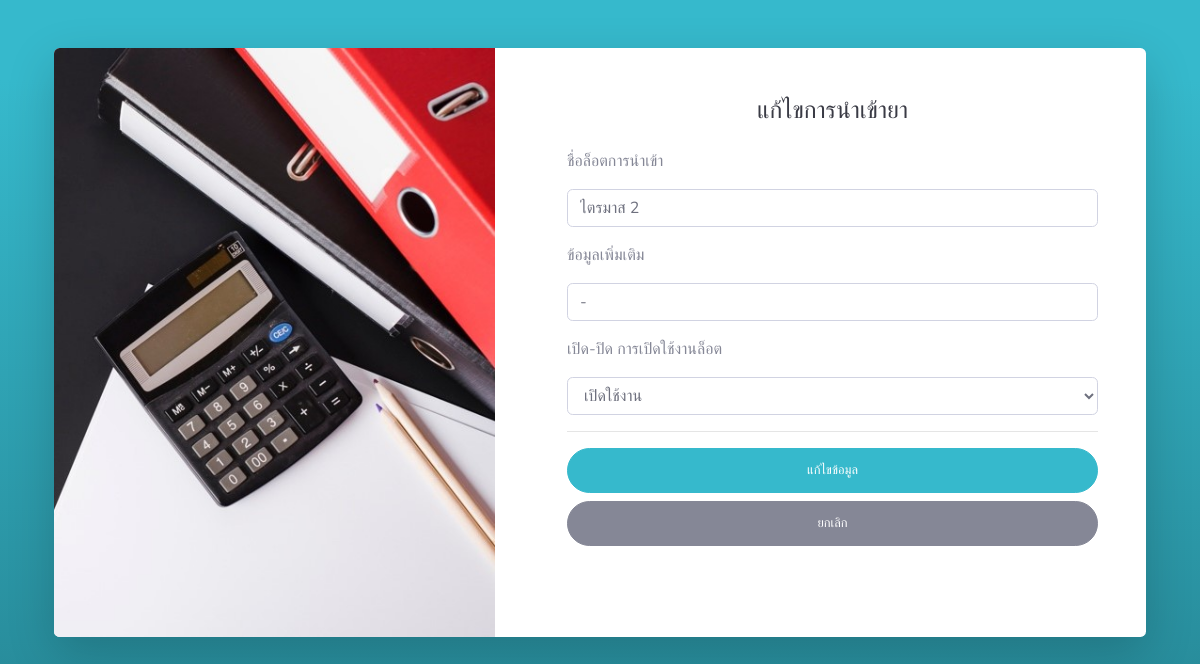
The app's page /update_brand.php?brandId=3 (signed in) with its own data.
### tables this page shows
CREATE TABLE `brands` (
  `brand_id` int(11) NOT NULL,
  `yearlot` year(4) NOT NULL,
  `brand_name` varchar(255) NOT NULL,
  `infolot` varchar(254) NOT NULL,
  `brand_active` int(11) NOT NULL DEFAULT 0,
  `brand_status` int(11) NOT NULL DEFAULT 0
);

### update_brand.php (the view, shortened to what this page needs)
<?php
   require_once 'db_connect.php';
?>
<!DOCTYPE html>
<html lang="en">
<head>
    <link href="vendor/fontawesome-free/css/all.min.css" rel="stylesheet" type="text/css">
    <link href="css/sb-admin-2.min.css" rel="stylesheet">
</head>
<body class="bg-gradient-info">
    <div class="container">
        <div class="card o-hidden border-0 shadow-lg my-5">
            <div class="card-body p-0">
                <div class="row">
                    <div class="col-lg-5 d-none d-lg-block"><img src="img\d+.jpg" alt="HTML tutorial" style="width:100%;height:100%;"></div>
                        <div class="col-lg-7">
                            <div class="p-5">
                                <div class="text-center">
                                    <h1 class="h4 text-gray-900 mb-4">แก้ไขการนำเข้ายา</h1>
                                </div>
                                    <?php
                                    $brandId = $_GET['brandId'];
                                    $sqlr = "SELECT * FROM brands
                                    WHERE brand_status = 1 AND brand_id = {$brandId} "  ;
                                    $result = $connect->query($sqlr);
                                    while( $row = $result->fetch_array()) {
                                ?>
                                <form method="POST" action="php_action\editBrand.php?brandId=<?php echo $brandId; ?>" class="user">
                                    <div class="form-group">
                                        <div><p>ชื่อล็อตการนำเข้า</p><input for="editBrandName" type="text" id="editBrandName" name="editBrandName" class="form-control "
                                                value="<?php echo $row['brand_name'] ?>" >
                                        </div>
                                    </div>
                                    <div class="form-group">
                                        <div><p>ข้อมูลเพิ่มเติม</p><input for="editInfolot" type="text" id="editInfolot" name="editInfolot" class="form-control "
                                                value="<?php echo $row['infolot'] ?>" >
                                        </div>
                                    </div>
                                    <div class="form-group">
                                        <?php $active = $row['brand_active']; if($active == 1){
                                                                            $activet ="เปิดใช้งาน";
                                                                        }elseif($active == 2){
                                                                            $activet ="ปิดใช้งาน";
                                                                        }?>
                                            <div><p>เปิด-ปิด การเปิดใช้งานล็อต</p><select class="form-control" id="editBrandActive" name="editBrandActive" >
                                                    <option value="<?php echo $active; ?>"><?php echo $activet; ?></option>
                                                </select>
                                    </div>
                                    </div>
                                    <hr>
                                    <button type="submit" name="submit" id="submit" class="btn btn-info btn-user btn-block">
                                     แก้ไขข้อมูล
                                    </button>
                                    <a href="lotdrug_manage.php" class="btn btn-secondary btn-user btn-block">
                                    <i class=""></i> ยกเลิก</a>
                                <?php }  ?>
                            </div>
                        </div>
                    </div>
                </div>
            </div>
        </div>
</body>
</html>

### records on screen
brands: editBrandName "ไตรมาส 2", editInfolot "-", editBrandActive "เปิดใช้งาน"
